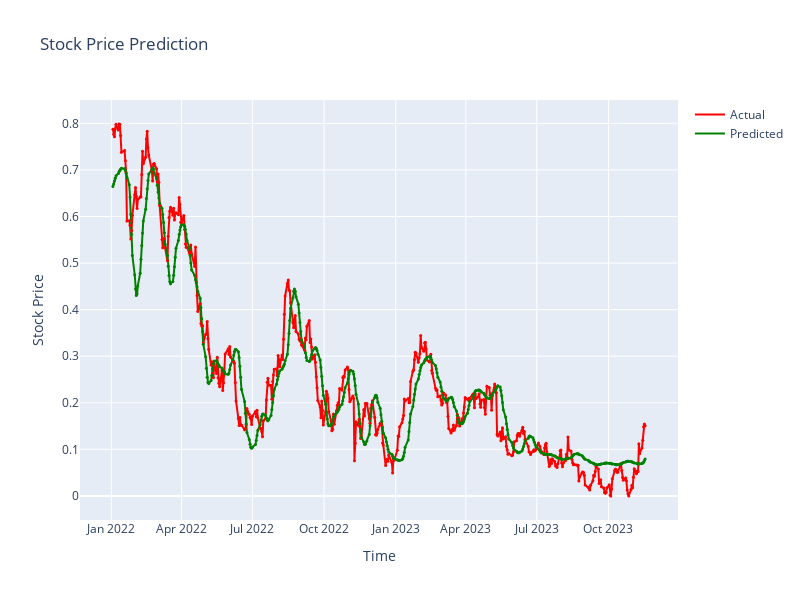

Notebook source saved alongside this figure:
### Markdown cell above
## Visualization the results

### Code cell
import plotly.graph_objs as go

# Create a trace for actual values
trace_actual = go.Scatter(x=df_test['date'], y=y_test, mode='lines', name='Actual', line=dict(color='red'))

# Create a trace for predicted values
trace_pred = go.Scatter(x=df_test['date'], y=y_pred.flatten(), mode='lines', name='Predicted', line=dict(color='green'))

# Create a trace for markers with reduced size
trace_markers1 = go.Scatter(
    x=df_test['date'],
    y=y_test.flatten(),
    mode='markers',
    name='',
    showlegend=False,
    marker=dict(color='red', size=3),  # Adjust the size here
)

trace_markers2 = go.Scatter(
    x=df_test['date'],
    y=y_pred.flatten(),
    mode='markers',
    name='',
    showlegend=False,
    marker=dict(color='green', size=3),  # Adjust the size here
)

# Create the Plotly figure
fig = go.Figure(data=[trace_actual, trace_pred, trace_markers1, trace_markers2])

# Customize the layout
fig.update_layout(
    title='Stock Price Prediction',
    xaxis_title='Time',
    yaxis_title='Stock Price',
     width=800,
    height=600
)

# Show the Plotly figure
fig.show()

### Figure 1 — Plotly figure (JSON) as saved in the notebook; plotly's stock layout.template omitted (floating-point values rounded to 4 significant figures; data arrays with more than 128 entries replaced by an {"elided": "..."} marker saying what was removed)
{"data": [{"line": {"color": "red"}, "mode": "lines", "name": "Actual", "type": "scatter", "x": {"elided": "473 str values"}, "y": {"elided": "473 float values"}}, {"line": {"color": "green"}, "mode": "lines", "name": "Predicted", "type": "scatter", "x": {"elided": "473 str values"}, "y": {"elided": "473 float values"}}, {"marker": {"color": "red", "size": 3}, "mode": "markers", "name": "", "showlegend": false, "type": "scatter", "x": {"elided": "473 str values"}, "y": {"elided": "473 float values"}}, {"marker": {"color": "green", "size": 3}, "mode": "markers", "name": "", "showlegend": false, "type": "scatter", "x": {"elided": "473 str values"}, "y": {"elided": "473 float values"}}], "layout": {"height": 600, "title": {"text": "Stock Price Prediction"}, "width": 800, "xaxis": {"title": {"text": "Time"}}, "yaxis": {"title": {"text": "Stock Price"}}}}
